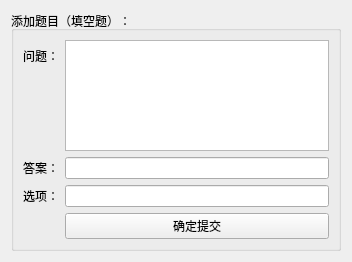
<?xml version="1.0" encoding="UTF-8"?>
<ui version="4.0">
 <class>Form</class>
 <widget class="QWidget" name="Form">
  <property name="geometry">
   <rect>
    <x>0</x>
    <y>0</y>
    <width>352</width>
    <height>262</height>
   </rect>
  </property>
  <property name="windowTitle">
   <string>添加/修改题目</string>
  </property>
  <layout class="QVBoxLayout" name="verticalLayout">
   <item>
    <widget class="QGroupBox" name="groupBox">
     <property name="title">
      <string>添加题目（填空题）：</string>
     </property>
     <layout class="QFormLayout" name="formLayout">
      <item row="0" column="0">
       <widget class="QLabel" name="label_5">
        <property name="text">
         <string>问题：</string>
        </property>
       </widget>
      </item>
      <item row="1" column="0">
       <widget class="QLabel" name="label_8">
        <property name="text">
         <string>答案：</string>
        </property>
       </widget>
      </item>
      <item row="1" column="1">
       <widget class="QLineEdit" name="answer">
        <property name="maxLength">
         <number>18</number>
        </property>
       </widget>
      </item>
      <item row="2" column="0">
       <widget class="QLabel" name="label_9">
        <property name="text">
         <string>选项：</string>
        </property>
       </widget>
      </item>
      <item row="2" column="1">
       <widget class="QLineEdit" name="options">
        <property name="maxLength">
         <number>18</number>
        </property>
       </widget>
      </item>
      <item row="3" column="1">
       <widget class="QPushButton" name="pushButton_3">
        <property name="text">
         <string>确定提交</string>
        </property>
       </widget>
      </item>
      <item row="0" column="1">
       <widget class="QTextBrowser" name="textBrowser">
        <property name="readOnly">
         <bool>false</bool>
        </property>
       </widget>
      </item>
     </layout>
    </widget>
   </item>
  </layout>
 </widget>
 <resources/>
 <connections/>
</ui>
